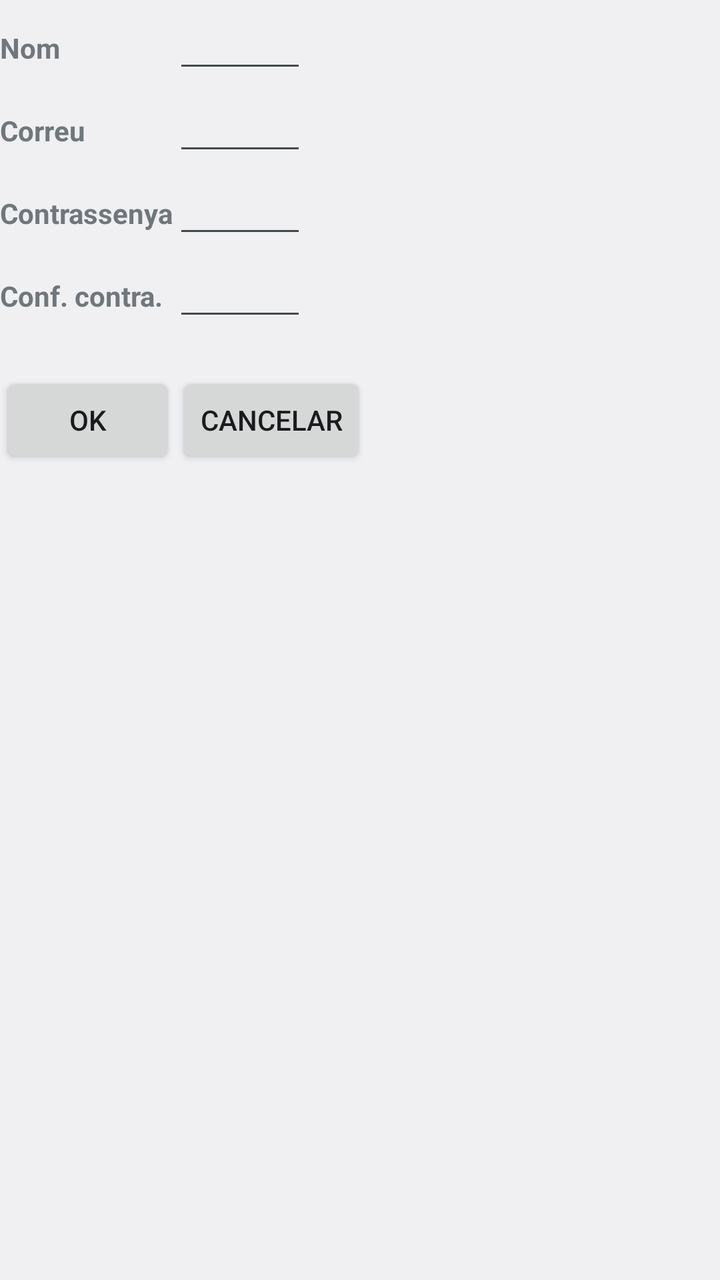
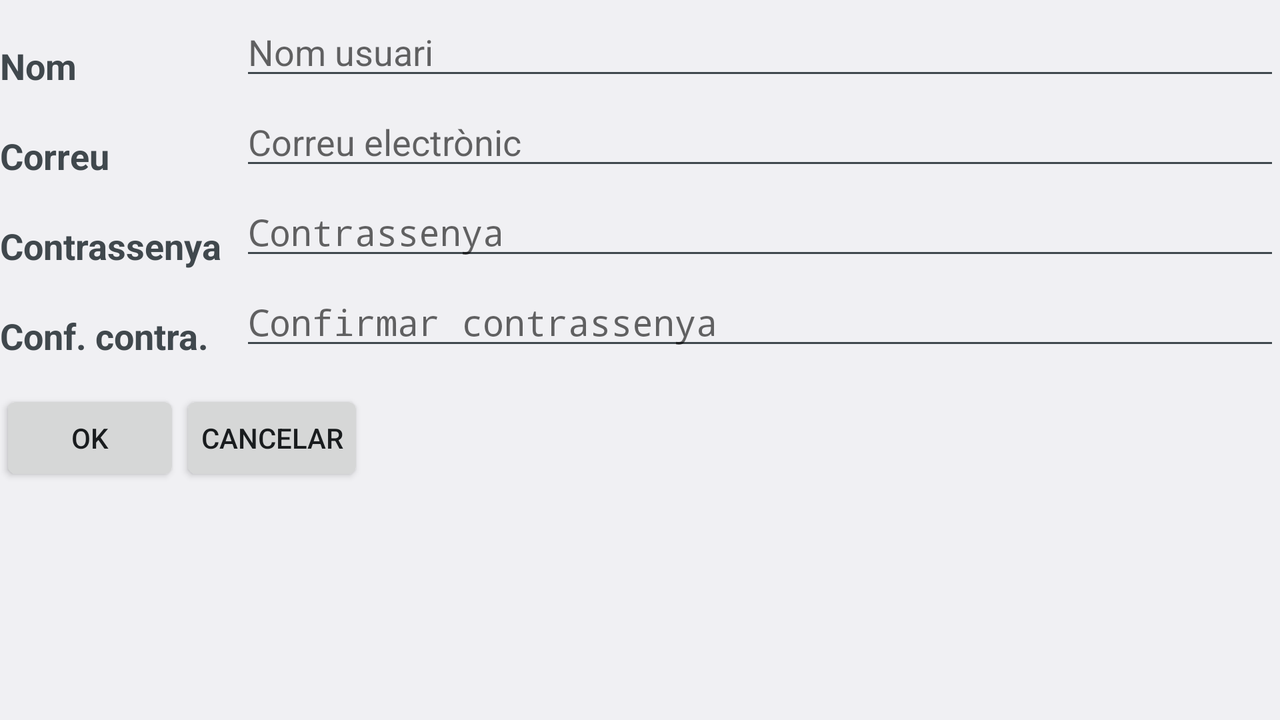

First picture: res/layout/ on a phone held upright. Second picture: the repository's own variant of that layout, on a device whose configuration matches the variant's folder. Source for both follows.
<!-- AndroidManifest.xml: application theme AppTheme -->
<!-- res/layout/signup.xml -->
<?xml version="1.0" encoding="utf-8"?>
<LinearLayout xmlns:android="http://schemas.android.com/apk/res/android"
              android:orientation="vertical"
              android:layout_width="match_parent"
              android:layout_height="match_parent">

    <TableLayout xmlns:android="http://schemas.android.com/apk/res/android"
                 android:layout_width="fill_parent"
                 android:layout_height="186dp">
        <TableRow>
            <TextView
                    android:layout_width="match_parent"
                    android:layout_height="wrap_content"
                    android:layout_marginBottom="10dip"
                    android:text="@string/first_name"
                    android:textStyle="bold"/>

            <EditText android:id="@+id/first_name"
                      android:layout_height="wrap_content"
                      android:layout_width="200px"
                      android:clickable="true"
                      android:singleLine="true"
                    />
        </TableRow>

        <TableRow>
            <TextView
                    android:layout_width="match_parent"
                    android:layout_height="wrap_content"
                    android:layout_marginBottom="10dip"
                    android:text="@string/email_address"
                    android:textStyle="bold"/>

            <EditText android:id="@+id/email_address"
                      android:layout_width="fill_parent"
                      android:layout_height="wrap_content"
                      android:clickable="true"
                      android:singleLine="true"
                    />
        </TableRow>

        <TableRow>
            <TextView
                    android:layout_width="match_parent"
                    android:layout_height="wrap_content"
                    android:layout_marginBottom="10dip"
                    android:text="@string/password"
                    android:textStyle="bold"/>
            <EditText android:id="@+id/pw"
                      android:layout_width="fill_parent"
                      android:layout_height="wrap_content"
                      android:clickable="true"
                      android:singleLine="true"
                      android:password="true"
                    />
        </TableRow>

        <TableRow>
            <TextView
                    android:layout_width="match_parent"
                    android:layout_height="wrap_content"
                    android:layout_marginBottom="10dip"
                    android:text="@string/password_confirm"
                    android:textStyle="bold"/>
            <EditText android:id="@+id/pw_confirm"
                      android:layout_width="fill_parent"
                      android:layout_height="wrap_content"
                      android:clickable="true"
                      android:singleLine="true"
                      android:password="true"
                    />
        </TableRow>

        <TableRow
                android:layout_width="fill_parent"
                android:layout_height="fill_parent">
        </TableRow>

        <TableRow
                android:layout_width="fill_parent"
                android:layout_height="fill_parent">

        </TableRow>

        <TableRow
                android:layout_width="fill_parent"
                android:layout_height="fill_parent">

        </TableRow>

        <TableRow
                android:layout_width="fill_parent"
                android:layout_height="fill_parent">

        </TableRow>

    </TableLayout>

    <LinearLayout xmlns:android="http://schemas.android.com/apk/res/android"
                  android:orientation="horizontal" android:layout_width="fill_parent"
                  android:layout_height="fill_parent">

        <Button
                android:id="@+id/button"
                android:layout_width="wrap_content"
                android:layout_height="wrap_content"
                android:text="@string/Ok2_button"
                android:longClickable="true"/>

        <Button
                android:id="@+id/button2"
                android:layout_width="wrap_content"
                android:layout_height="wrap_content"
                android:text="@string/cancel"/>
    </LinearLayout>
</LinearLayout>
<!-- resources referenced by this layout -->
<resources>
  <string name="Ok2_button">OK</string>
  <string name="cancel">Cancelar</string>
  <string name="email_address">Correu</string>
  <string name="first_name">Nom</string>
  <string name="password">Contrassenya</string>
  <string name="password_confirm">Conf. contra.</string>
  <style name="AppTheme" parent="android:Theme.Holo.Light" />
</resources>
<!-- res/layout-land/signup.xml (the repository's variant of the layout above) -->
<!-- drawn on the phone turned sideways -->
<?xml version="1.0" encoding="utf-8"?>
<RelativeLayout xmlns:android="http://schemas.android.com/apk/res/android"
              android:orientation="horizontal"
              android:layout_width="fill_parent"
              android:layout_height="fill_parent">

    <TextView
            android:layout_width="120dp"
            android:layout_height="40dp"
            android:text="@string/first_name"
            android:textStyle="bold"
            android:id="@+id/textView"
            android:gravity="bottom"
            android:layout_marginTop="5dp"
            android:textAppearance="?android:attr/textAppearanceMedium"/>

    <EditText android:id="@+id/first_name"
              android:layout_height="wrap_content"
              android:layout_width="wrap_content"
              android:clickable="true"
              android:singleLine="true"
              android:layout_alignParentRight="true"
              android:layout_toRightOf="@+id/textView"
              android:layout_alignBottom="@+id/textView"
              android:hint="Nom usuari"/>

    <TextView
            android:layout_width="120dp"
            android:layout_height="40dp"
            android:text="@string/email_address"
            android:textStyle="bold"
            android:layout_marginTop="5dp"
            android:layout_below="@+id/textView"
            android:id="@+id/textView1"
            android:gravity="bottom"
            android:textAppearance="?android:attr/textAppearanceMedium"/>

    <EditText android:id="@+id/email_address"
              android:layout_width="wrap_content"
              android:layout_height="wrap_content"
              android:clickable="true"
              android:singleLine="true"
              android:layout_alignParentLeft="false"
              android:layout_toRightOf="@+id/textView1"
              android:layout_alignParentRight="true"
              android:layout_alignBottom="@+id/textView1"
              android:hint="Correu electrònic"/>

    <TextView
            android:layout_width="120dp"
            android:layout_height="40dp"
            android:text="@string/password"
            android:textStyle="bold"
            android:id="@+id/textView2"
            android:layout_below="@+id/email_address"
            android:gravity="bottom"
            android:layout_marginTop="5dp"
            android:textAppearance="?android:attr/textAppearanceMedium"/>

    <EditText android:id="@+id/pw"
              android:layout_width="wrap_content"
              android:layout_height="wrap_content"
              android:clickable="true"
              android:singleLine="true"
              android:password="true"
              android:layout_toRightOf="@+id/textView2"
              android:layout_alignParentRight="true"
              android:layout_alignBottom="@+id/textView2"
              android:hint="Contrassenya"/>

    <TextView
            android:layout_width="120dp"
            android:layout_height="40dp"
            android:text="@string/password_confirm"
            android:textStyle="bold"
            android:layout_below="@+id/pw"
            android:layout_marginTop="5dp"
            android:gravity="bottom"
            android:id="@+id/textView3"
            android:textAppearance="?android:attr/textAppearanceMedium"/>

    <EditText android:id="@+id/pw_confirm"
              android:layout_width="wrap_content"
              android:layout_height="wrap_content"
              android:clickable="true"
              android:singleLine="true"
              android:password="true"
              android:layout_toRightOf="@+id/textView3"
              android:layout_alignParentRight="true"
              android:layout_alignBottom="@+id/textView3"
              android:hint="Confirmar contrassenya"/>

    <Button
            android:id="@+id/button"
            android:layout_width="wrap_content"
            android:layout_height="wrap_content"
            android:text="@string/Ok2_button"
            android:longClickable="true"
            android:layout_below="@+id/pw_confirm"
            android:layout_marginTop="15dp"
            android:minWidth="90dp"
            android:paddingLeft="5pt"
            android:paddingRight="5pt"/>

    <Button
            android:id="@+id/button2"
            android:layout_width="wrap_content"
            android:layout_height="wrap_content"
            android:text="@string/cancel"
            android:layout_toRightOf="@+id/button"
            android:layout_alignTop="@+id/button"
            android:minWidth="90dp"
            android:paddingLeft="5pt"
            android:paddingRight="5pt"/>


</RelativeLayout>
